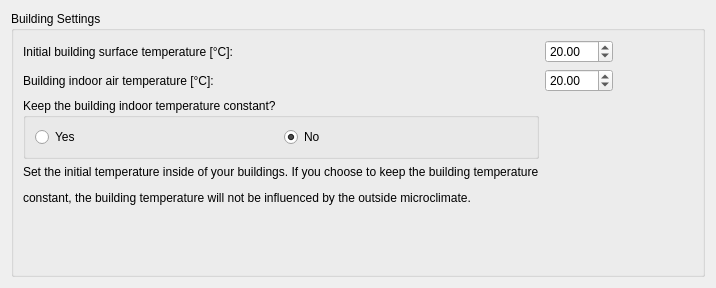
             <widget class="QWidget" name="tab_Buildings_2">
              <attribute name="title">
               <string>Building Settings</string>
              </attribute>
              <layout class="QGridLayout" name="gridLayout_88">
               <item row="0" column="0">
                <widget class="QGroupBox" name="gb_bldIndoor">
                 <property name="title">
                  <string>Building Settings</string>
                 </property>
                 <layout class="QGridLayout" name="gridLayout_25">
                  <item row="10" column="0">
                   <widget class="QLabel" name="label_172">
                    <property name="text">
                     <string/>
                    </property>
                   </widget>
                  </item>
                  <item row="0" column="0">
                   <widget class="QLabel" name="label_173">
                    <property name="sizePolicy">
                     <sizepolicy hsizetype="Preferred" vsizetype="Preferred">
                      <horstretch>0</horstretch>
                      <verstretch>0</verstretch>
                     </sizepolicy>
                    </property>
                    <property name="text">
                     <string>Initial building surface temperature [°C]:</string>
                    </property>
                   </widget>
                  </item>
                  <item row="8" column="0">
                   <widget class="QLabel" name="label_109">
                    <property name="text">
                     <string>&lt;html&gt;&lt;head/&gt;&lt;body&gt;&lt;p&gt;Set the initial temperature inside of your buildings. If you choose to keep the building temperature&lt;/p&gt;&lt;p&gt;constant, the building temperature will not be influenced by the outside microclimate. &lt;/p&gt;&lt;/body&gt;&lt;/html&gt;</string>
                    </property>
                   </widget>
                  </item>
                  <item row="0" column="4">
                   <spacer name="horizontalSpacer_11">
                    <property name="orientation">
                     <enum>Qt::Horizontal</enum>
                    </property>
                    <property name="sizeHint" stdset="0">
                     <size>
                      <width>40</width>
                      <height>20</height>
                     </size>
                    </property>
                   </spacer>
                  </item>
                  <item row="1" column="0">
                   <widget class="QLabel" name="label_108">
                    <property name="sizePolicy">
                     <sizepolicy hsizetype="Preferred" vsizetype="Preferred">
                      <horstretch>0</horstretch>
                      <verstretch>0</verstretch>
                     </sizepolicy>
                    </property>
                    <property name="text">
                     <string>Building indoor air temperature [°C]:</string>
                    </property>
                   </widget>
                  </item>
                  <item row="9" column="0">
                   <spacer name="verticalSpacer">
                    <property name="orientation">
                     <enum>Qt::Vertical</enum>
                    </property>
                    <property name="sizeHint" stdset="0">
                     <size>
                      <width>20</width>
                      <height>40</height>
                     </size>
                    </property>
                   </spacer>
                  </item>
                  <item row="0" column="3">
                   <spacer name="horizontalSpacer_28">
                    <property name="orientation">
                     <enum>Qt::Horizontal</enum>
                    </property>
                    <property name="sizeType">
                     <enum>QSizePolicy::Expanding</enum>
                    </property>
                    <property name="sizeHint" stdset="0">
                     <size>
                      <width>40</width>
                      <height>20</height>
                     </size>
                    </property>
                   </spacer>
                  </item>
                  <item row="1" column="3">
                   <spacer name="horizontalSpacer_29">
                    <property name="orientation">
                     <enum>Qt::Horizontal</enum>
                    </property>
                    <property name="sizeHint" stdset="0">
                     <size>
                      <width>40</width>
                      <height>20</height>
                     </size>
                    </property>
                   </spacer>
                  </item>
                  <item row="1" column="4">
                   <spacer name="horizontalSpacer_30">
                    <property name="orientation">
                     <enum>Qt::Horizontal</enum>
                    </property>
                    <property name="sizeHint" stdset="0">
                     <size>
                      <width>40</width>
                      <height>20</height>
                     </size>
                    </property>
                   </spacer>
                  </item>
                  <item row="0" column="1" colspan="2">
                   <widget class="QDoubleSpinBox" name="sb_bldSurfTmp">
                    <property name="sizePolicy">
                     <sizepolicy hsizetype="Preferred" vsizetype="Preferred">
                      <horstretch>0</horstretch>
                      <verstretch>0</verstretch>
                     </sizepolicy>
                    </property>
                    <property name="minimum">
                     <double>-200.000000000000000</double>
                    </property>
                    <property name="maximum">
                     <double>200.000000000000000</double>
                    </property>
                    <property name="value">
                     <double>20.000000000000000</double>
                    </property>
                   </widget>
                  </item>
                  <item row="1" column="1" colspan="2">
                   <widget class="QDoubleSpinBox" name="sb_bldTmp">
                    <property name="sizePolicy">
                     <sizepolicy hsizetype="Maximum" vsizetype="Preferred">
                      <horstretch>0</horstretch>
                      <verstretch>0</verstretch>
                     </sizepolicy>
                    </property>
                    <property name="locale">
                     <locale language="English" country="UnitedStates"/>
                    </property>
                    <property name="minimum">
                     <double>-200.000000000000000</double>
                    </property>
                    <property name="maximum">
                     <double>200.000000000000000</double>
                    </property>
                    <property name="value">
                     <double>20.000000000000000</double>
                    </property>
                   </widget>
                  </item>
                  <item row="7" column="0">
                   <widget class="QGroupBox" name="gb_bldIndoorConst">
                    <property name="sizePolicy">
                     <sizepolicy hsizetype="Preferred" vsizetype="Preferred">
                      <horstretch>0</horstretch>
                      <verstretch>0</verstretch>
                     </sizepolicy>
                    </property>
                    <property name="title">
                     <string>Keep the building indoor temperature constant?</string>
                    </property>
                    <layout class="QGridLayout" name="gridLayout_89">
                     <item row="0" column="0">
                      <widget class="QRadioButton" name="rb_indoorYes">
                       <property name="text">
                        <string>Yes</string>
                       </property>
                      </widget>
                     </item>
                     <item row="0" column="1">
                      <widget class="QRadioButton" name="rb_indoorNo">
                       <property name="text">
                        <string>No</string>
                       </property>
                       <property name="checked">
                        <bool>true</bool>
                       </property>
                      </widget>
                     </item>
                    </layout>
                   </widget>
                  </item>
                 </layout>
                </widget>
               </item>
              </layout>
             </widget>
